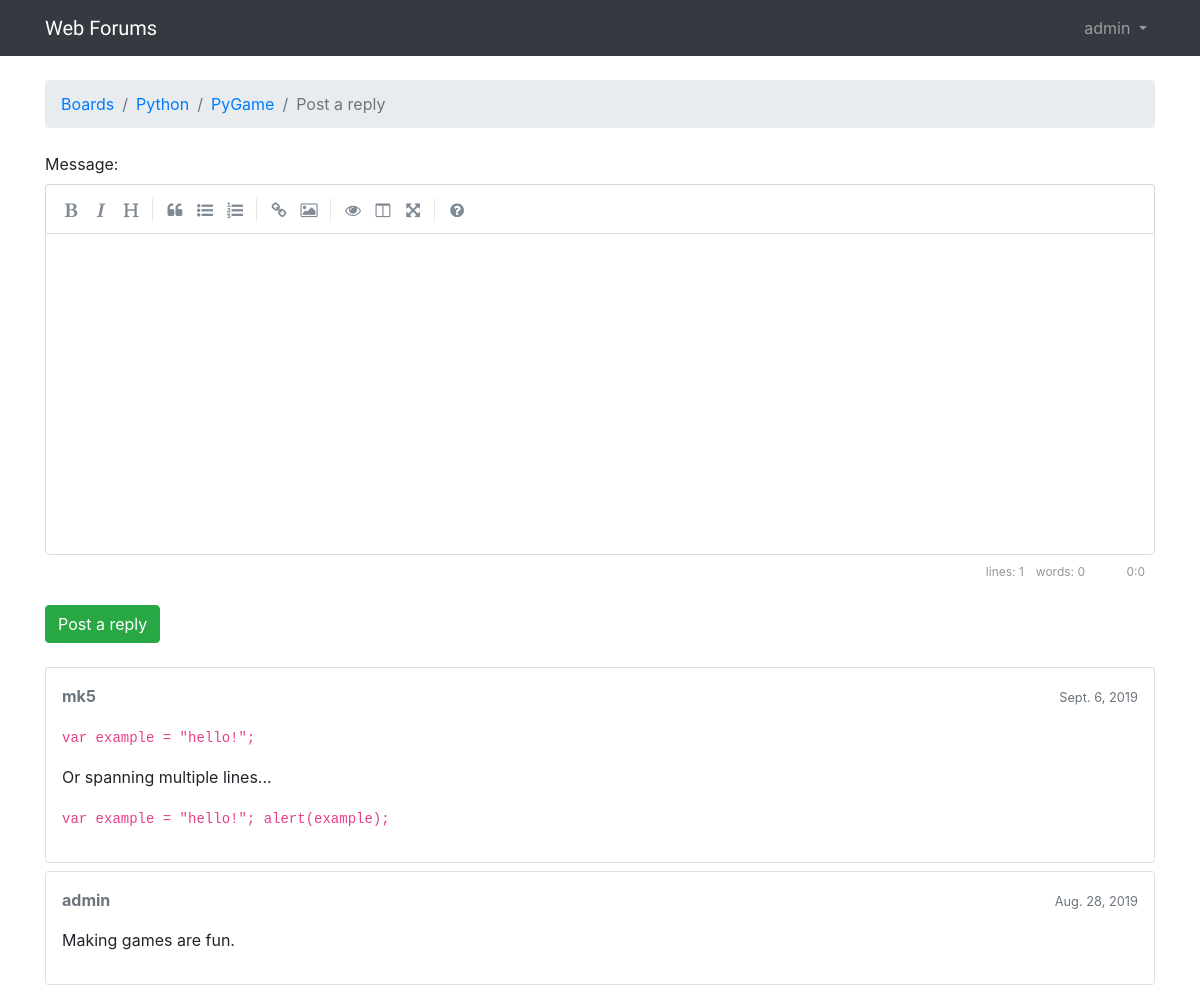
/webforum/forums/2/topics/4/reply/ (signed in), run on an earlier commit of the app's database.
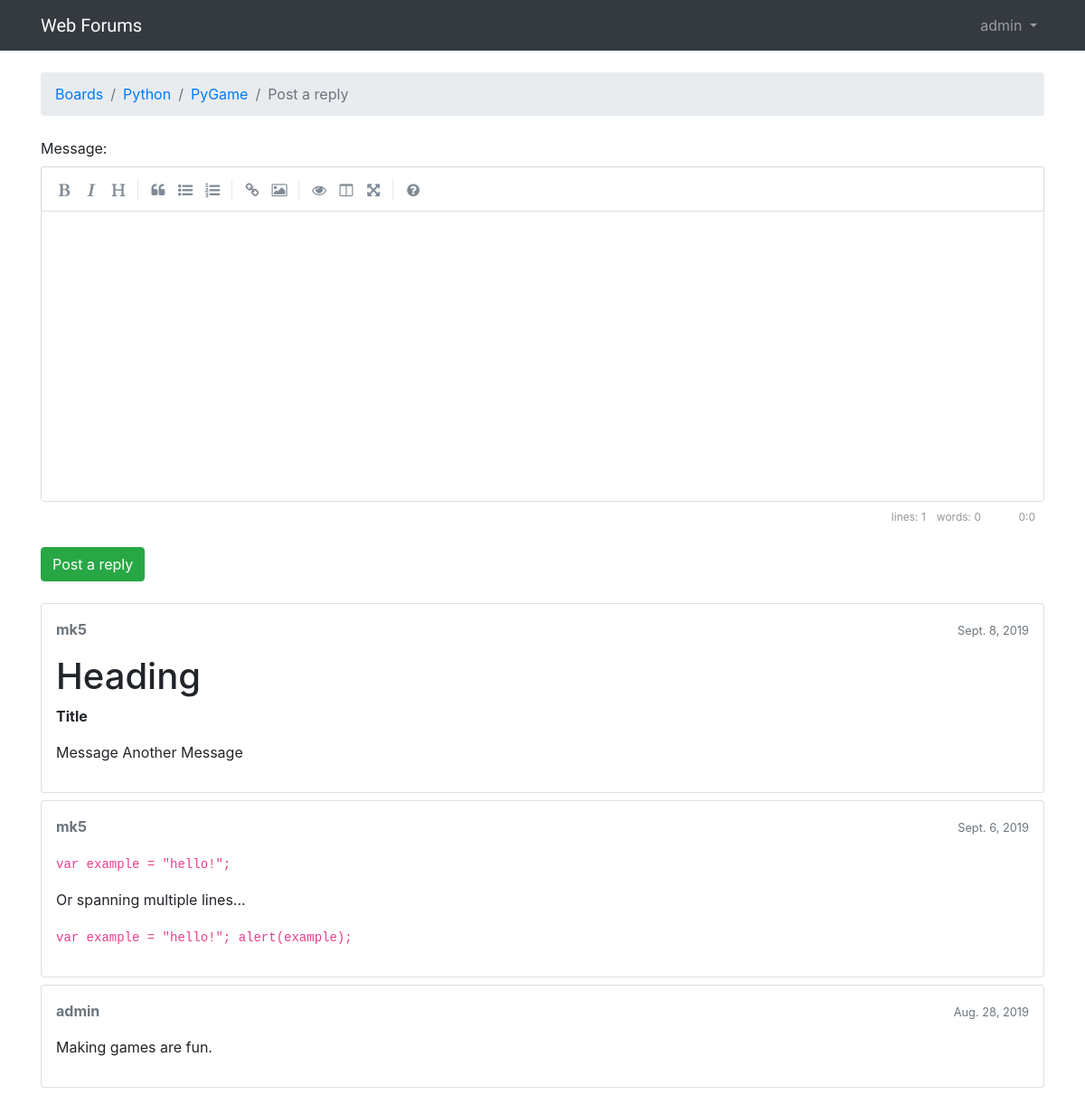
And on a later commit of the database.
### webforum/models.py (models this page shows, shortened)
class Post(models.Model):
    message = models.TextField(max_length=3000)
    topic = models.ForeignKey(Topic, on_delete=models.CASCADE, related_name='posts')
    created_on = models.DateTimeField(auto_now_add=True)
    updated_on = models.DateTimeField(null=True)
    created_by = models.ForeignKey(User, on_delete=models.CASCADE, related_name='posts')
    updated_by = models.ForeignKey(User, on_delete=models.CASCADE,  null=True, related_name='+')
    def get_message_as_markdown(self):
        return mark_safe(markdown(self.message, safe_mode='escape'))

### webforum/views.py (the view)
# urls.py: path('forums/<int:pk>/topics/<int:topic_pk>/reply/', views.reply_topic, name='reply_topic'),
@login_required
def reply_topic(request, pk, topic_pk):
    topic = get_object_or_404(Topic, forum__pk=pk, pk=topic_pk)
    form = PostForm()
    if request.method == 'POST':
        form = PostForm(request.POST)
        if form.is_valid():
            post = form.save(commit=False)
            post.topic = topic
            post.created_by = request.user
            post.save()
            topic.last_updated = timezone.now()
            topic.save()
            topic_url = reverse('topic_posts', kwargs={'pk':pk, 'topic_pk':topic_pk})
            topic_post_url = '{url}?page={page}#{id}'.format(
                url = topic_url,
                id = post.pk,
                page = topic.get_page_count()
            )
            return redirect(topic_post_url)
    else:
        form = PostForm()
    return render(request, 'reply_topic.html', {'topic': topic, 'form':form})

### webforum/models.py (called while the page is built)
    def get_last_ten_posts(self):
        return self.posts.order_by('-created_on')[:10]

### webforum/templatetags/form_tags.py (called while the page is built)
@register.filter
def input_class(bound_field):
    css_class = ''
    if bound_field.form.is_bound:
        if bound_field.errors:
            css_class = 'is-invalid'
        elif field_type(bound_field) != 'PasswordInput':
            css_class = 'is-valid'
    return 'form-control {}'.format(css_class)

### webforum/templates/reply_topic.html (shortened to what this page needs)
{% extends 'base.html' %}
{% load static %}
{% block stylesheet %}
  <link rel="stylesheet" href="{% static 'css/simplemde.min.css' %}">
{% endblock %}
{% block breadcrumb %}
  <li class="breadcrumb-item"><a href="{% url 'home' %}">Boards</a></li>
  <li class="breadcrumb-item"><a href="{% url 'forum_topics' topic.forum.pk %}">{{ topic.forum.name }}</a></li>
  <li class="breadcrumb-item"><a href="{% url 'topic_posts' topic.forum.pk topic.pk %}">{{ topic.subject }}</a></li>
  <li class="breadcrumb-item active">Post a reply</li>
{% endblock %}
{% block content %}
  <form method="post" class="mb-4" novalidate>
    {% include 'includes/form.html' %}
    <button type="submit" class="btn btn-success">Post a reply</button>
  </form>
  {% for post in topic.get_last_ten_posts %}
    <div class="card mb-2">
      <div class="card-body p-3">
        <div class="row mb-3">
          <div class="col-6">
            <strong class="text-muted">{{ post.created_by.username }}</strong>
          </div>
          <div class="col-6 text-right">
            <small class="text-muted">{{ post.created_on.date }}</small>
          </div>
        </div>
        {{ post.get_message_as_markdown }}
      </div>
    </div>
  {% endfor %}
{% endblock %}

What changed in the data, as far as the page shows it:
added Post: created_by.username "mk5", created_on "Sept. 8, 2019", get_message_as_markdown "Heading Title Message Another Message"
